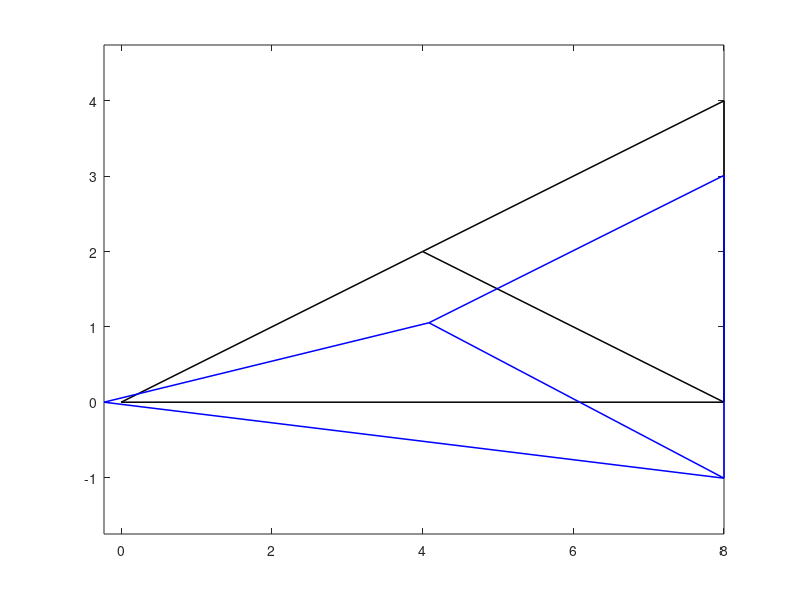

Here is the MATLAB script that generated this plot:
clearvars;
clc; close;

%% Given Parameters
E = 210 * 10^9;
A = 10 * 10^-4;
Theta1 = atand(4/8);
Theta2 = 0;
Theta3 = -atand(4/8);
Theta4 = atand(4/8);
Theta5 = -90;
L1 = sqrt(20);
L2 = 8;
L3 = sqrt(20);
L4 = sqrt(20);
L5 = 4;

%% Element Stiffness Equation
% Element 1
co1=cos(Theta1/180*pi);
si1=sin(Theta1/180*pi);
matT1=[ co1 si1    0   0;
       -si1 co1    0   0;
          0   0  co1 si1;
          0   0 -si1 co1];
kLocal1=(E*A)/(L1)*[ 1 0 -1 0;
                     0 0  0 0;
                    -1 0  1 0;
                     0 0  0 0];
kGlobal1=transpose(matT1)*kLocal1*matT1;
% Element 2
co2=cos(Theta2/180*pi);
si2=sin(Theta2/180*pi);
matT2=[ co2 si2    0   0;
       -si2 co2    0   0;
          0   0  co2 si2;
          0   0 -si2 co2];
kLocal2=(E*A)/(L2)*[ 1 0 -1 0;
                     0 0  0 0;
                    -1 0  1 0;
                     0 0  0 0];
kGlobal2=transpose(matT2)*kLocal2*matT2;
% Element 3
co3=cos(Theta3/180*pi);
si3=sin(Theta3/180*pi);
matT3=[ co3 si3    0   0;
       -si3 co3    0   0;
          0   0  co3 si3;
          0   0 -si3 co3];
kLocal3=(E*A)/(L3)*[ 1 0 -1 0;
                     0 0  0 0;
                    -1 0  1 0;
                     0 0  0 0];
kGlobal3=transpose(matT3)*kLocal3*matT3;
% Element 4
co4=cos(Theta4/180*pi);
si4=sin(Theta4/180*pi);
matT4=[ co4 si4    0   0;
       -si4 co4    0   0;
          0   0  co4 si4;
          0   0 -si4 co4];
kLocal4=(E*A)/(L4)*[ 1 0 -1 0;
                     0 0  0 0;
                    -1 0  1 0;
                     0 0  0 0];
kGlobal4=transpose(matT4)*kLocal4*matT4;
% Element 5
co5=cos(Theta5/180*pi);
si5=sin(Theta5/180*pi);
matT5=[ co5 si5    0   0;
       -si5 co5    0   0;
          0   0  co5 si5;
          0   0 -si5 co5];
kLocal5=(E*A)/(L5)*[ 1 0 -1 0;
                     0 0  0 0;
                    -1 0  1 0;
                     0 0  0 0];
kGlobal5=transpose(matT5)*kLocal5*matT5;

%% Assemblage
KK=(zeros(8,8));
% Element 1
eDoFs1=[2*(1)-1,2*(1),2*(2)-1,2*(2)];
KK(eDoFs1,eDoFs1) = KK(eDoFs1,eDoFs1) + kGlobal1;
% Element 2
eDoFs2=[2*(1)-1,2*(1),2*(4)-1,2*(4)];
KK(eDoFs2,eDoFs2) = KK(eDoFs2,eDoFs2) + kGlobal2;
% Element 3
eDoFs3=[2*(2)-1,2*(2),2*(4)-1,2*(4)];
KK(eDoFs3,eDoFs3) = KK(eDoFs3,eDoFs3) + kGlobal3;
% Element 4
eDoFs4=[2*(2)-1,2*(2),2*(3)-1,2*(3)];
KK(eDoFs4,eDoFs4) = KK(eDoFs4,eDoFs4) + kGlobal4;
% Element 5
eDoFs5=[2*(3)-1,2*(3),2*(4)-1,2*(4)];
KK(eDoFs5,eDoFs5) = KK(eDoFs5,eDoFs5) + kGlobal5;

%% Impose Boundary Conditions
FF=(zeros(8,1));
FF(2*(2), 1) = -20 * 10^3;
FF(2*(3), 1) = -10 * 10^3;
dd=(zeros(8,1));
% 1의 x, 2의 x,y 3의 y, 4의 y
eDoFs_solve = [2*(1)-1, 2*(2)-1, 2*(2), 2*(3), 2*(4)];
dd(eDoFs_solve, 1) = KK(eDoFs_solve, eDoFs_solve) \ FF(eDoFs_solve, 1)

%% Reaction Force Calculation
FF = KK*dd

%% stress calculation
% element 1
stress1 = (1/A) * kLocal1(3, :) * matT1 * dd(eDoFs1, 1)
% element 2
stress2 = (1/A) * kLocal2(3, :) * matT2 * dd(eDoFs2, 1)
% element 3
stress3 = (1/A) * kLocal3(3, :) * matT3 * dd(eDoFs3, 1)
% element 4
stress4 = (1/A) * kLocal4(3, :) * matT4 * dd(eDoFs4, 1)
% element 5
stress5 = (1/A) * kLocal5(3, :) * matT5 * dd(eDoFs5, 1)

%% Visualization
scale=1*10^(2);
dd = dd * scale;
x = 1; y = 2;
Node1_point=[0; 0];
Node2_point=[4; 2];
Node3_point=[8; 4];
Node4_point=[8; 0];
Node1 = [1;2];
Node2 = [3;4];
Node3 = [5;6];
Node4 = [7;8];
Node5 = [9;10];

xInitial_1=[Node1_point(x); Node2_point(x)];
yInitial_1=[Node1_point(y); Node2_point(y)];
xInitial_2=[Node1_point(x); Node4_point(x)];
yInitial_2=[Node1_point(y); Node4_point(y)];
xInitial_3=[Node2_point(x); Node4_point(x)];
yInitial_3=[Node2_point(y); Node4_point(y)];
xInitial_4=[Node2_point(x); Node3_point(x)];
yInitial_4=[Node2_point(y); Node3_point(y)];
xInitial_5=[Node3_point(x); Node4_point(x)];
yInitial_5=[Node3_point(y); Node4_point(y)];
xDeformed_1 = xInitial_1 + [dd([Node1(x), Node2(x)], 1)];
yDeformed_1 = yInitial_1 + [dd([Node1(y), Node2(y)], 1)];
xDeformed_2 = xInitial_2 + [dd([Node1(x), Node4(x)], 1)];
yDeformed_2 = yInitial_2 + [dd([Node1(y), Node4(y)], 1)];
xDeformed_3 = xInitial_3 + [dd([Node2(x), Node4(x)], 1)];
yDeformed_3 = yInitial_3 + [dd([Node2(y), Node4(y)], 1)];
xDeformed_4 = xInitial_4 + [dd([Node2(x), Node3(x)], 1)];
yDeformed_4 = yInitial_4 + [dd([Node2(y), Node3(y)], 1)];
xDeformed_5 = xInitial_5 + [dd([Node3(x), Node4(x)], 1)];
yDeformed_5 = yInitial_5 + [dd([Node3(y), Node4(y)], 1)];
figure(1);
plot(xInitial_1,yInitial_1,'k','LineWidth',1.1);
hold on;
plot(xInitial_2,yInitial_2,'k','LineWidth',1.1);
hold on;
plot(xInitial_3,yInitial_3,'k','LineWidth',1.1);
hold on;
plot(xInitial_4,yInitial_4,'k','LineWidth',1.1);
hold on;
plot(xInitial_5,yInitial_5,'k','LineWidth',1.1);
hold on;
plot(xDeformed_1,yDeformed_1,'b','LineWidth',1.1);
hold on;
plot(xDeformed_2,yDeformed_2,'b','LineWidth',1.1);
hold on;
plot(xDeformed_3,yDeformed_3,'b','LineWidth',1.1);
hold on;
plot(xDeformed_4,yDeformed_4,'b','LineWidth',1.1);
hold on;
plot(xDeformed_5,yDeformed_5,'b','LineWidth',1.1);
hold on;

axis padded;
axis equal;
